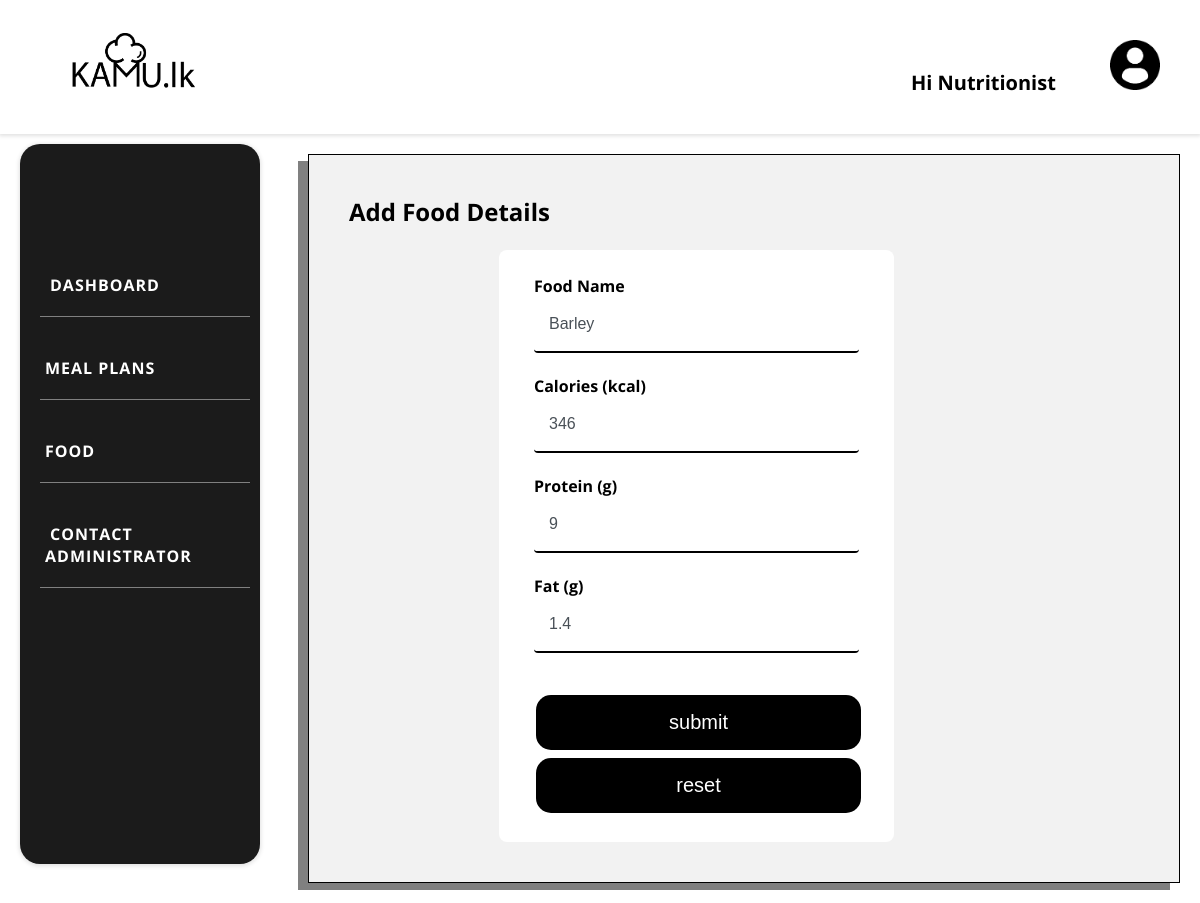
Page /Pramuka/Nutritionist/food_form.php?id=1 on the committed database.
### tables this page shows
CREATE TABLE `food` (
  `id` int(11) NOT NULL,
  `foodName` varchar(30) NOT NULL,
  `calories` int(11) NOT NULL,
  `protein` float NOT NULL,
  `fat` float NOT NULL
);

### Pramuka/Nutritionist/food_form.php (the view, shortened to what this page needs)
<?php
require_once('../connect.php');
$fName="";
$fCal="";
$fPro="";
$fFat="";
if (isset($_GET['id']) && !empty($_GET['id'])) {
    $id = $_GET['id'];
    $sql= "SELECT id, foodName, calories, protein, fat FROM food WHERE id='$id'";
    $out = $con->query($sql)->fetch_assoc();
    $fName = $out["foodName"];
    $fCal = $out["calories"];
    $fPro = $out["protein"];
    $fFat = $out["fat"];
} else {
    $id = "";
}
?>
<!DOCTYPE html>
<html>
<head>
    <link rel="stylesheet" href="https://cdnjs.cloudflare.com/ajax/libs/font-awesome/4.7.0/css/font-awesome.min.css">
    <link rel="stylesheet" href="css/foodform.css">
    <link rel="stylesheet" href="css/dash.css">
    <link rel="stylesheet" href="css/forms.css">
</head>
<body>
<div class="nurtritionist-dashboard">
    <?php include('nav.php'); ?>
        <div class="content">
            <div class="food-form form-container">
                <h2 style="text-transform: capitalize;">Add Food Details</h2><br>
                <form class="form" action="food_form.php?id=<?php echo $id; ?>" method="post">
                    <div class="form-group">
                        <label>Food Name</label>
                            <input class="form-control" type="text" name="foodName" size="50"
                                value="<?php echo"$fName" ?>" autocomplete="off" placeholder="Enter Food Name Here" required><br>
                        <label>Calories (kcal)</label>
                            <input class="form-control" type="number" step=1 name="calories" size="50"
                                    value="<?php echo"$fCal" ?>" placeholder="Enter Calories in 100g" required><br>
                        <label>Protein (g)</label>
                            <input class="form-control" type="number" step=0.1 name="protein" size="50"
                                    value="<?php echo"$fPro" ?>" placeholder="Enter Protein in 100g" required><br>
                        <label>Fat (g)</label>
                            <input class="form-control" type="number" step=0.1 name="fat" size="50"
                                    value="<?php echo"$fFat" ?>" placeholder="Enter Fat in 100g" required><br>
                    </div>
                    <input class="button" type="submit" name='submit2' value="submit" size="25">
                    <input class="button" type="reset" value="reset" size="25">
                </form>
            </div>
        </div>
    </div>
</body>
</html>

### Pramuka/Nutritionist/css/foodform.css (style rules this page uses)
.food-form .form { align-self: center; width:50%; height:60%; background:#ffffff; border-radius:8px; padding:25px 35px; display: inline-block; margin-left: 150px; }
.food-form h2 { text-align: left; color:#000000; text-transform: capitalize; }
.food-form label { font-weight: bold; }
.food-form input { width:100%; padding:15px; background:none; outline:none; resize:none; border:0; font-family:'Montserrat',sans-serif; border-bottom:2px solid #000000; }
.food-form .button { margin: 40%,20%,20%,40%; border-radius: 15px; background-color: rgb(0, 0, 0); border: none; color: white; padding: 16px 32px; text-align: center; font-size: 20px; margin: 4px 2px; }

### Pramuka/Nutritionist/css/dash.css (style rules this page uses)
* { margin: 0; padding: 0; box-sizing: border-box; }
body { font-family: 'Open Sans', sans-serif; }
.nurtritionist-dashboard { width: 100%; }
.nurtritionist-dashboard .content { padding: 20px; float: right; width: 76%; }

### Pramuka/Nutritionist/css/forms.css (style rules this page uses)
.form-container { width: 100%; background-color: #f2f2f2; padding: 40px; min-height: 80%; box-shadow: -10px 7px gray; border: 1px solid black; }
.form-control { display: block; width: 100%; padding: .375rem .75rem; font-size: 1rem; line-height: 1.5; color: #495057; background-color:#fff; background-clip: padding-box; border: 1px solid #ced4da; border-radius: .25rem; transition: border-color .15s ease-in-out,box-shadow .15s ease-in-out; }
.form-group { margin-bottom: 1rem; }

### rows in the picture
food: foodName "Barley", calories "346", protein "9", fat "1.4"
